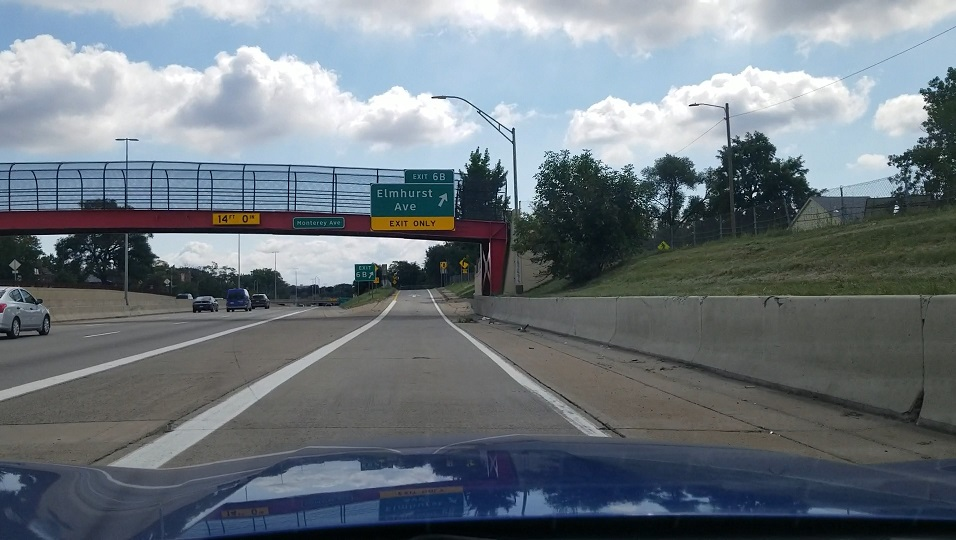
#> input picture Section_2/new_test_image_3.jpg, 956 x 540 px, found by its file name
$ jupyter execute Detect_lines_on_image.ipynb   (shell and % lines are left out)
#> lines starting #> are read from the running program, lines starting #| are printed output that depends on the picture; after the words box and inside, x2 and y2 are one past the last pixel; in counts of white or black regions, pixels touching at a corner belong together
[cell 1]
import cv2
import numpy as np
import matplotlib.image as mpimg
import matplotlib.pyplot as plt

[cell 2]
image_c = mpimg.imread("/content/new_test_image_3.jpg")
#> image_c is the input picture: shape (540, 956, 3); mean R, G, B 110.3, 119.5, 126.7

# Convert Image into Grayscale

[cell 3]
image_g = cv2.cvtColor(image_c, cv2.COLOR_RGB2GRAY)
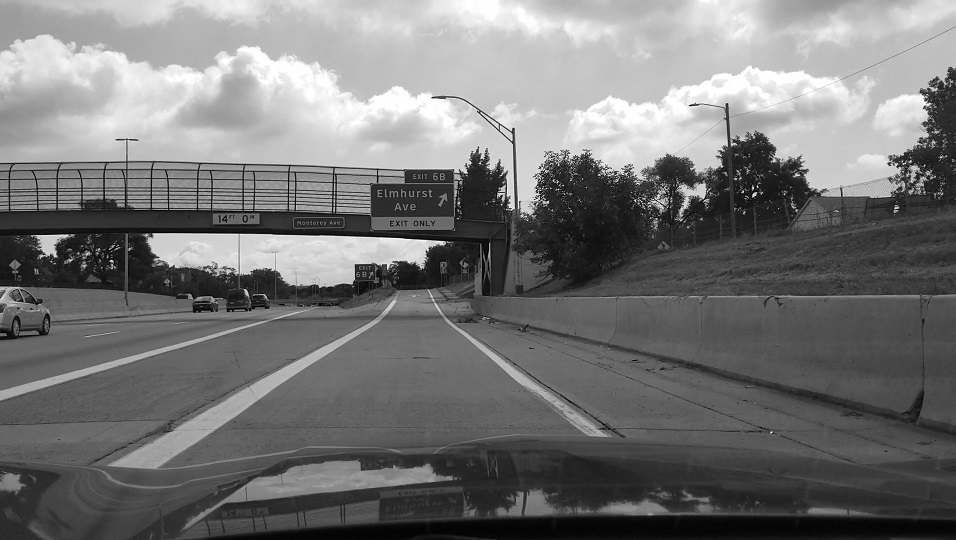
#> image_g: shape (540, 956); min 0, max 255, mean 117.5
plt.imshow(image_g)
print(image_g.shape)
#| (540, 956)

# Gaussian Blurring and Canny

[cell 4]
image_blurred = cv2.GaussianBlur(image_g, (7, 7), 0)
plt.imshow(image_blurred)

[cell 5]
threshold_low =10
threshold_high = 200

image_canny = cv2.Canny(image_blurred, threshold_low, threshold_high)
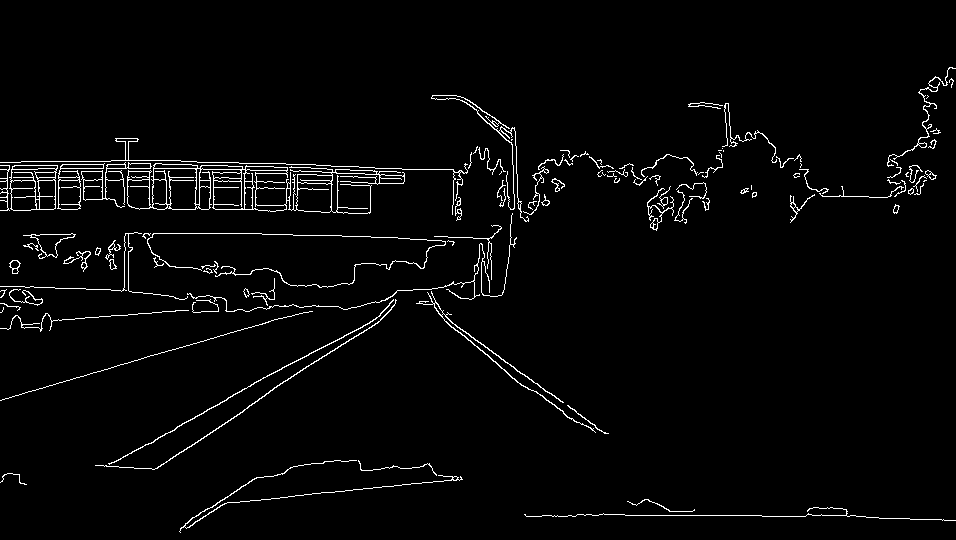
#> image_canny: shape (540, 956); 2.7% white in thin lines or dots, all inside (x1, y1, x2, y2) = (0, 67, 956, 533)
plt.imshow(image_canny, cmap='gray')

# Define Region of Interest (ROI)

[cell 6]
vertices = np.array([[(20,460),(340, 300), (460, 300), (740,460)]], dtype=np.int32)
mask = np.zeros_like(image_g)
cv2.fillPoly(mask, vertices, 255)
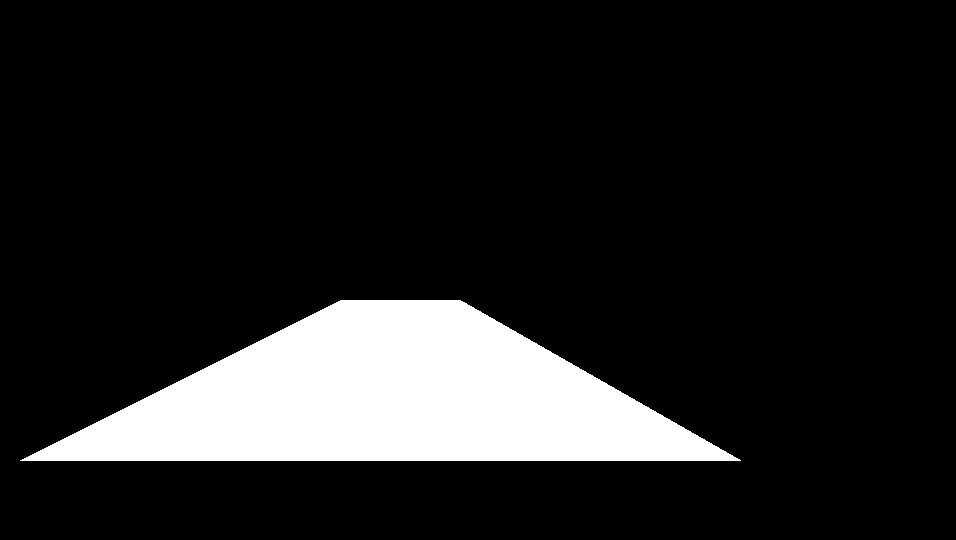
#> mask: shape (540, 956); 13.1% white; 1 white region, box (x1, y1, x2, y2) and area: (20, 300, 741, 461) 67841
masked_image = cv2.bitwise_and(image_g, mask)
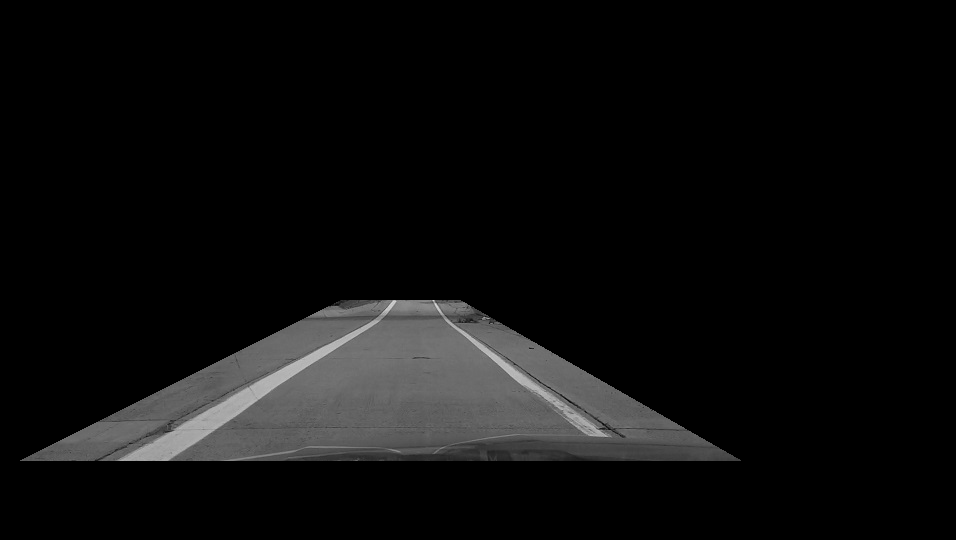
#> masked_image: shape (540, 956); min 0, max 219, mean 13.5
plt.figure()
plt.imshow(masked_image)

[cell 7]
masked_image = cv2.bitwise_and(image_canny, mask)
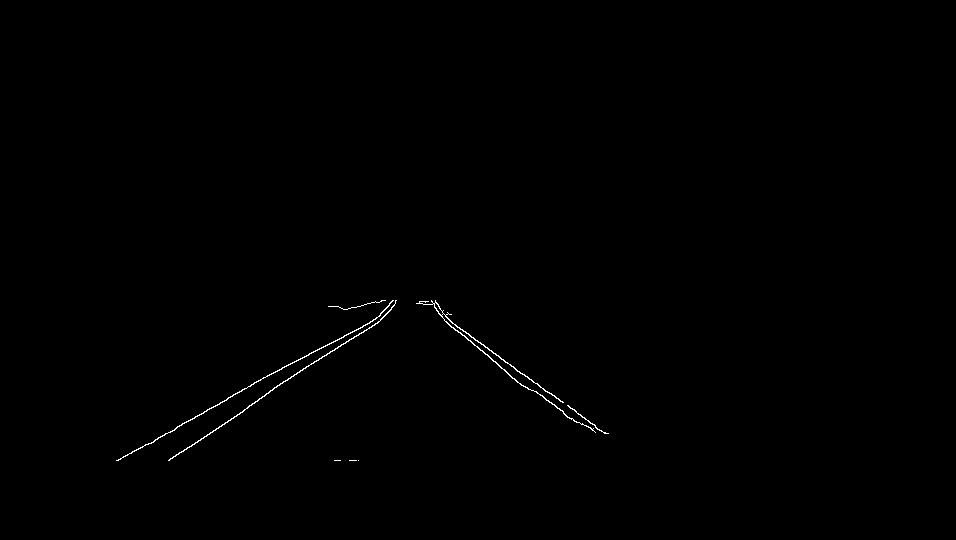
#> masked_image: shape (540, 956); 0.29% white in thin lines or dots, all inside (x1, y1, x2, y2) = (116, 300, 609, 461)
plt.figure()
plt.imshow(masked_image)

# Hough Lines Detection and Draw Function

1. The Hough Line Transform is a transform used to detect straight lines.
2. To apply the Transform, first an edge detection pre-processing is desirable.

You can refer this website to get full explanation about [Hough Lines](https://docs.opencv.org/3.4/d9/db0/tutorial_hough_lines.html)

[cell 8]
rho = 2            # distance resolution in pixels
theta = np.pi/180  # angular resolution in radians
threshold = 40     # minimum number of votes
min_line_len = 100  # minimum number of pixels making up a line
max_line_gap = 50  # maximum gap in pixels between connectable line segments
lines = cv2.HoughLinesP(masked_image, rho, theta, threshold, np.array([]), minLineLength=min_line_len, maxLineGap=max_line_gap)
#> lines = [[120, 459, 263, 377], [168, 460, 389, 311], [419, 301, 607, 433], [255, 382, 382, 317], [118, 460, 226, 400], [116, 460, 311, 352]]

# Create an empty black image
line_image = np.zeros((masked_image.shape[0], masked_image.shape[1], 3), dtype=np.uint8)

for line in lines:
    for x1,y1,x2,y2 in line:
        cv2.line(line_image, (x1, y1), (x2, y2), [255, 0, 0], 20)
#> this loop made 6 passes
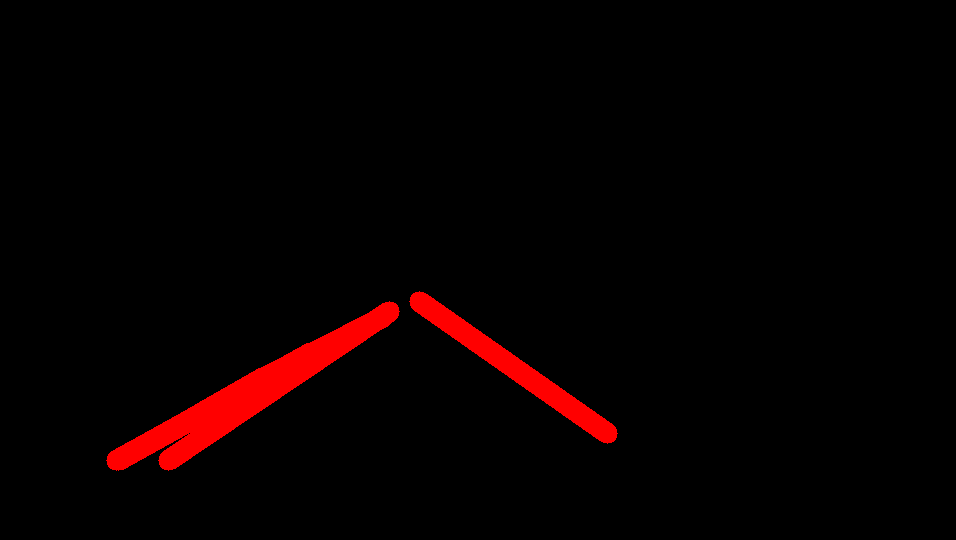
#> line_image: shape (540, 956, 3); mean of channels 0, 1, 2 7.8, 0, 0; drawn as R, G, B
lines
#> Out has the same summary as lines

[cell 9]
α = 1
β = 1
γ = 0

# Resultant weighted image is calculated as follows: original_img * α + img * β + γ
Image_with_lines = cv2.addWeighted(image_c, α, line_image, β, γ)
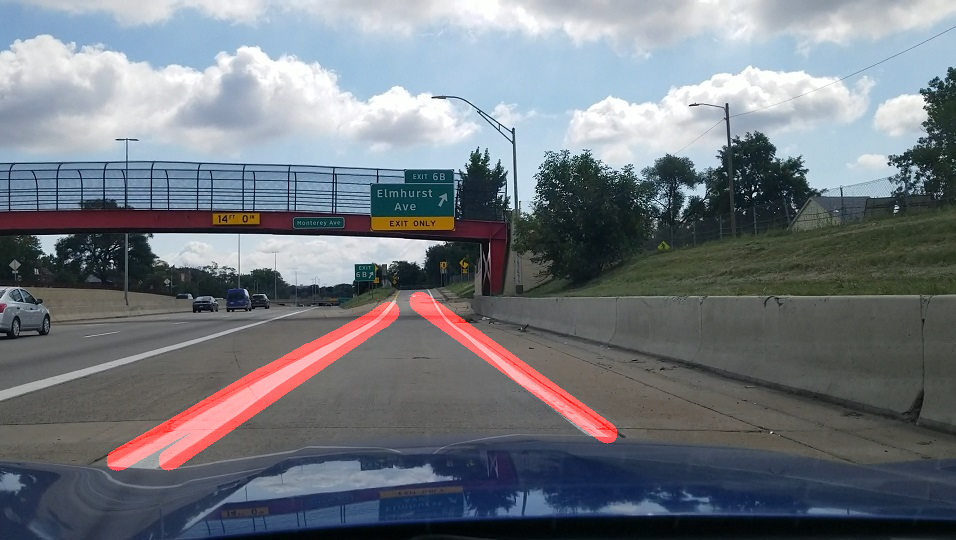
#> Image_with_lines: shape (540, 956, 3); mean R, G, B 114.2, 119.5, 126.7

$ run again, with Section_2/Speed_Sign_View_2.jpg copied over Section_2/new_test_image_3.jpg
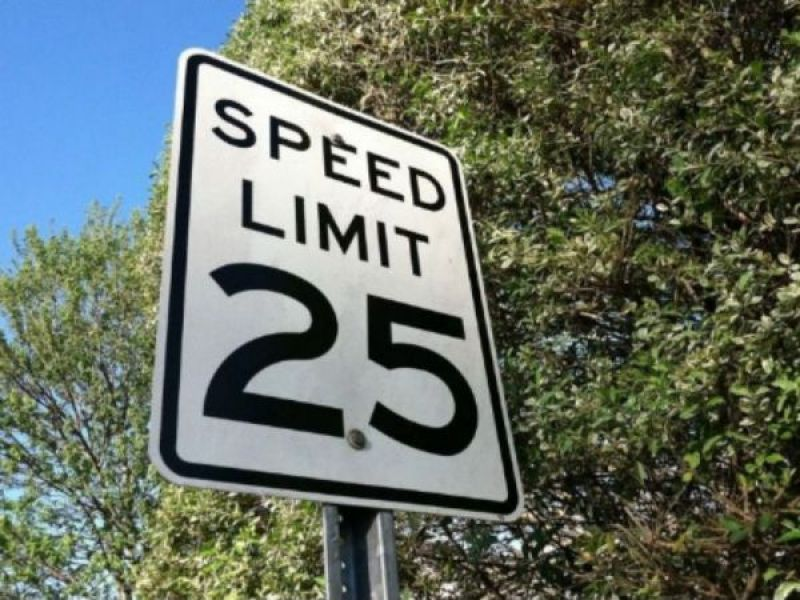
#> input picture Section_2/Speed_Sign_View_2.jpg, 800 x 600 px, found by its file name
#> image_c is the input picture: shape (600, 800, 3); mean R, G, B 100.7, 110.1, 99.4
#| (600, 800)
#> image_canny: shape (600, 800); 8.7% white in thin lines or dots
#> mask: shape (600, 800); 14.1% white; 1 white region, box (x1, y1, x2, y2) and area: (20, 300, 741, 461) 67841
#> lines = 81 rows, first 6: [58, 441, 176, 437], [433, 427, 646, 413], [483, 313, 511, 460], [474, 308, 501, 460], [343, 424, 447, 424], [132, 404, 453, 455]
#> the loop `for line in lines:` made 81 passes
#> after the loop `for line in lines:`:
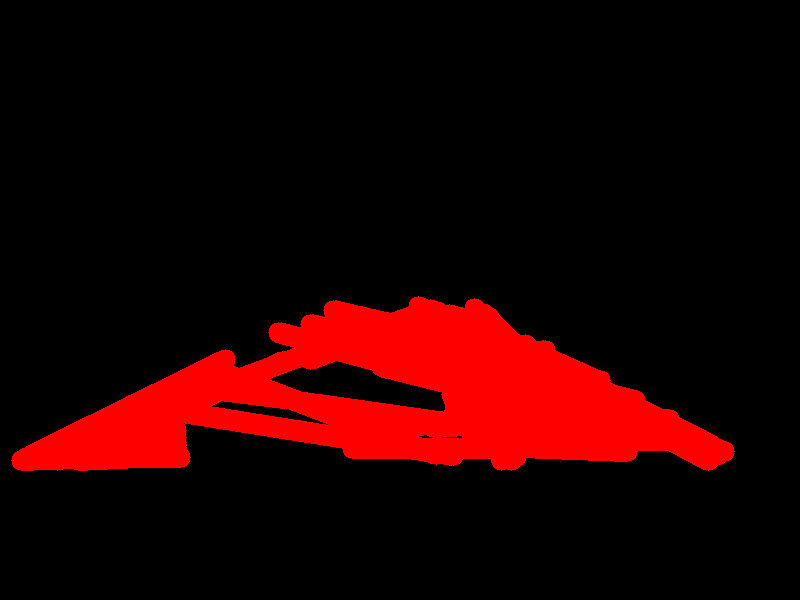
#> line_image: shape (600, 800, 3); mean of channels 0, 1, 2 33.6, 0, 0; drawn as R, G, B
#> Out has the same summary as lines
#> `Image_with_lines = cv2.addWeighted(image_c, α, line_image, β, γ)`:
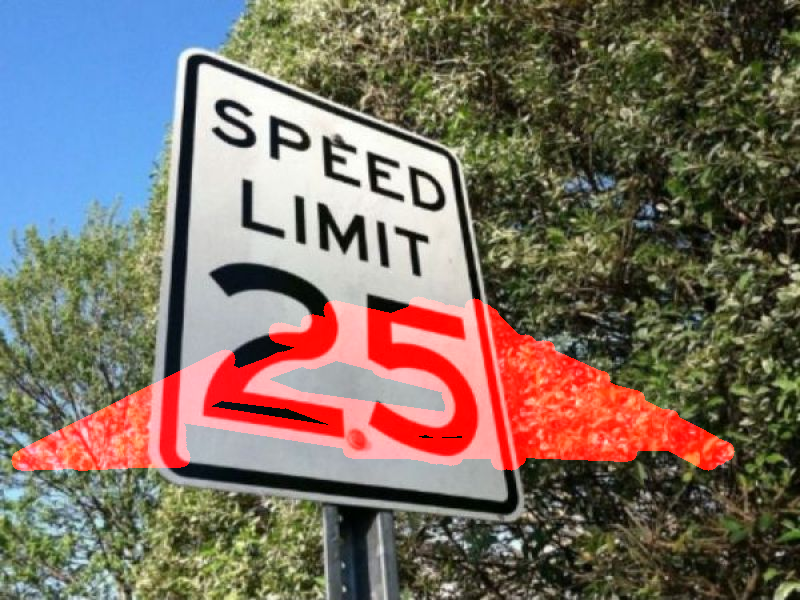
#> Image_with_lines: shape (600, 800, 3); mean R, G, B 122.7, 110.1, 99.4

$ run again, with Section_2/image_lane_c.jpg copied over Section_2/new_test_image_3.jpg
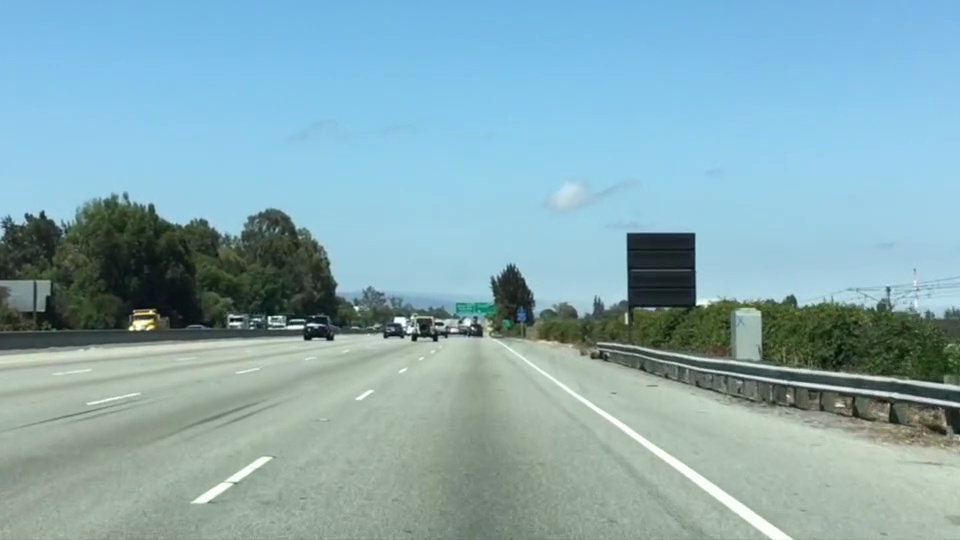
#> input picture Section_2/image_lane_c.jpg, 960 x 540 px, found by its file name
#> image_c is the input picture: shape (540, 960, 3); mean R, G, B 135.5, 171.1, 179.2
#| (540, 960)
#> image_canny: shape (540, 960); 1.5% white in thin lines or dots, all inside (x1, y1, x2, y2) = (0, 192, 960, 540)
#> mask: shape (540, 960); 13.1% white; 1 white region, box (x1, y1, x2, y2) and area: (20, 300, 741, 461) 67841
#> lines = [[464, 319, 632, 429], [330, 335, 489, 335], [470, 324, 665, 460], [266, 337, 492, 329], [283, 329, 482, 329], [305, 324, 490, 324], [458, 313, 677, 460], [290, 325, 491, 328], [304, 339, 482, 336], [471, 323, 643, 444], [344, 325, 491, 327], [303, 338, 477, 310]]
#> the loop `for line in lines:` made 12 passes
#> Out has the same summary as lines
#> `Image_with_lines = cv2.addWeighted(image_c, α, line_image, β, γ)`:
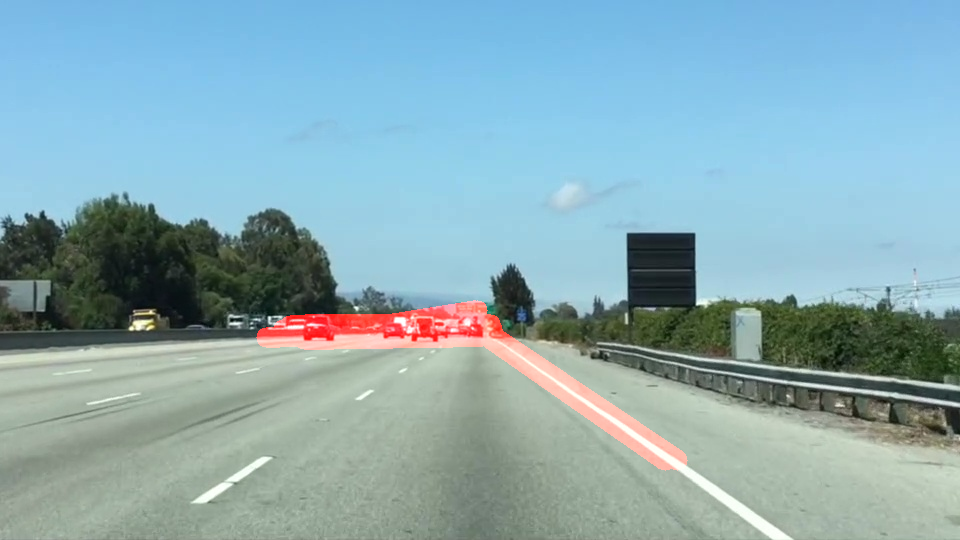
#> Image_with_lines: shape (540, 960, 3); mean R, G, B 138.6, 171.1, 179.2
